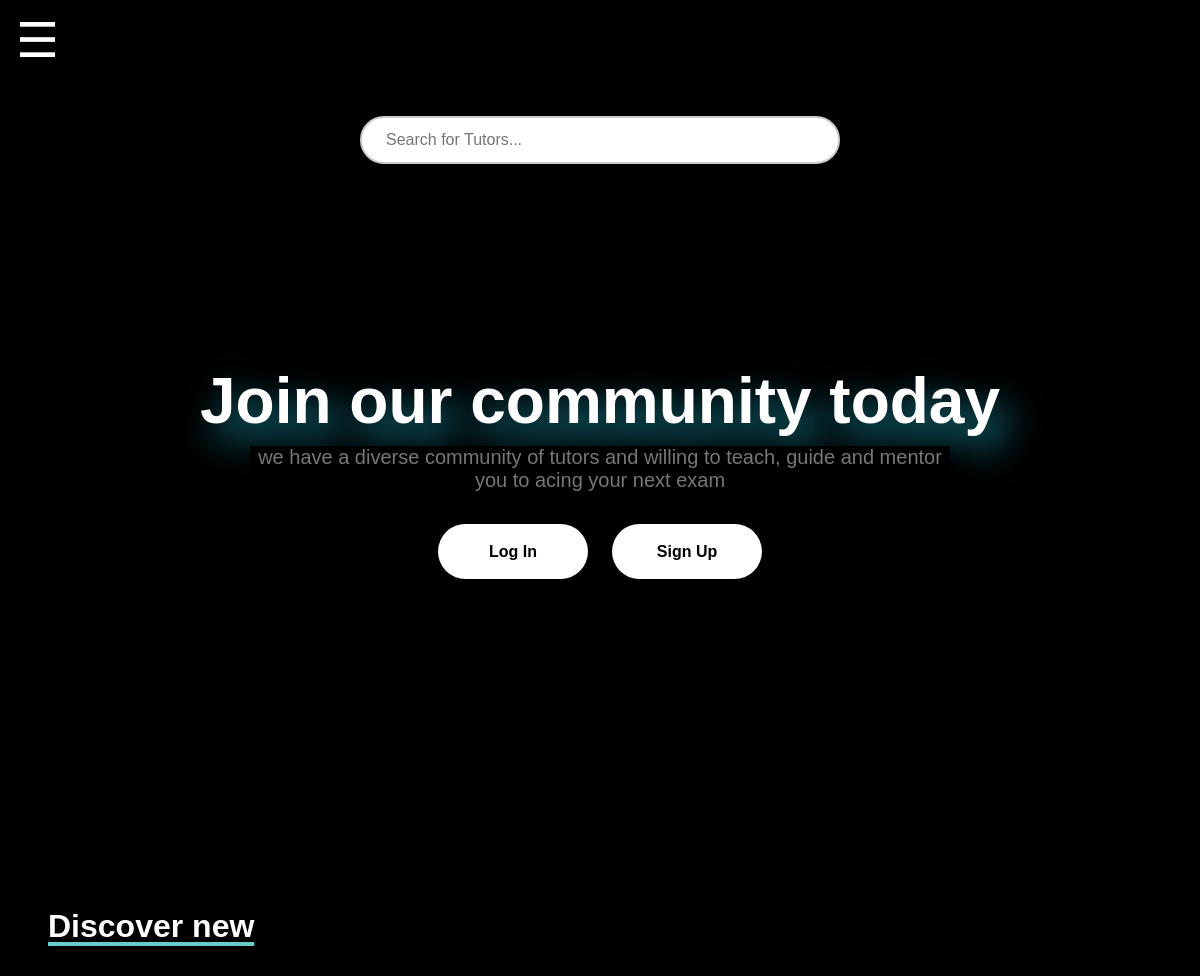
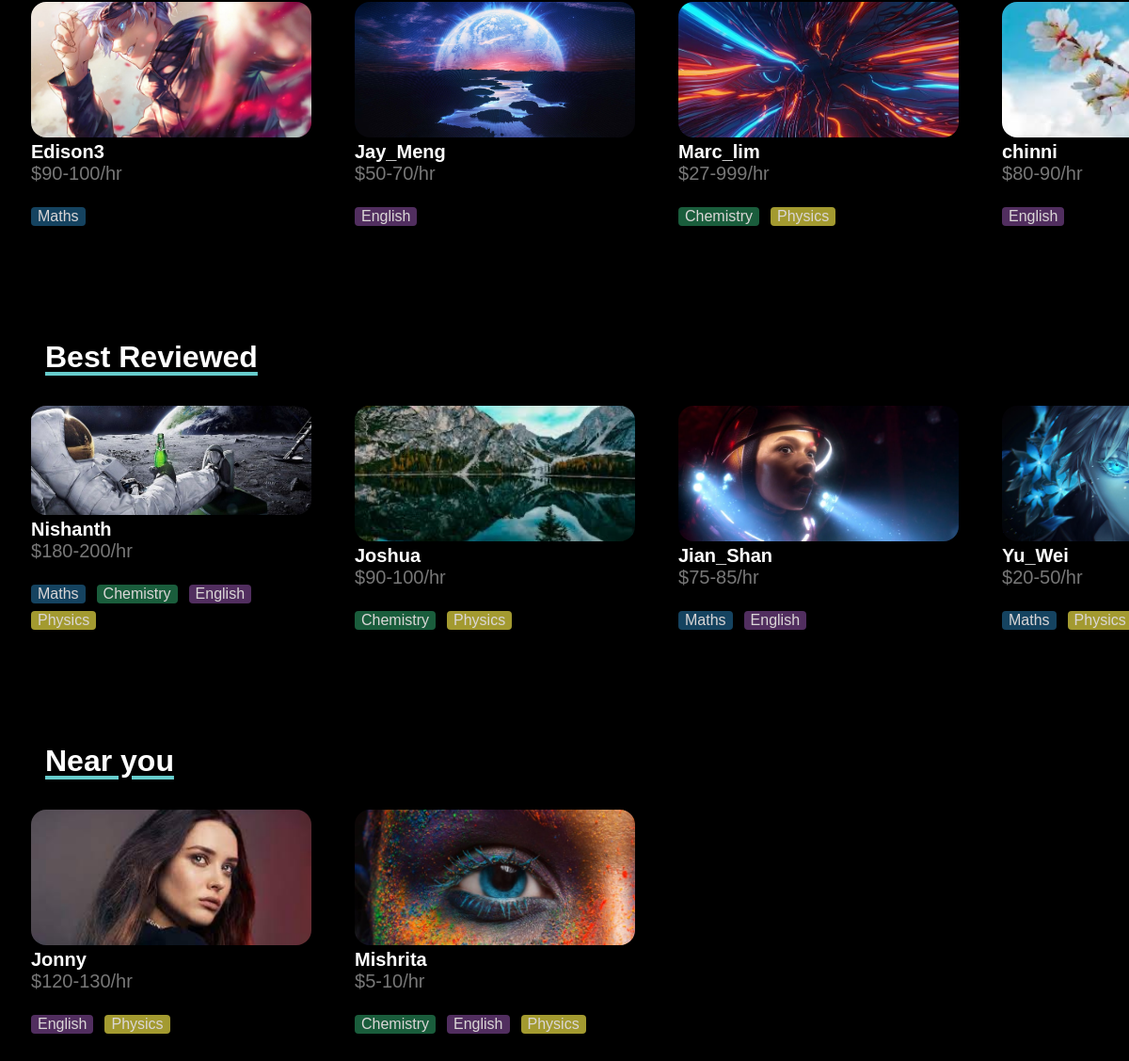
The page /tutionmatee/ on the database its author committed (2 pictures, top to bottom).
### tutionmatee/models.py (models this page shows, shortened)
class teacher(models.Model):
    user = models.OneToOneField(User, on_delete=models.CASCADE)
    subjects = models.ManyToManyField(subjects, related_name="subjects")
    min_rate = models.BigIntegerField(
        null=True, blank=True,
        validators=[MinValueValidator(0), MaxValueValidator(5000)]  # Min value 0, Max value 5000
    )
    max_rate = models.IntegerField(
        null=True, blank=True,
        validators=[MinValueValidator(0), MaxValueValidator(10000)]  # Min value 0, Max value 10000
    )
    image = models.ImageField(upload_to='images/', blank=True)  # images/ is the subfolder in MEDIA_ROOT
    password = models.CharField(max_length=100, blank=True)
    phone_number = models.CharField(max_length=8, blank=True, null= True)

class subjects(models.Model):
    type = models.CharField(max_length=100)

### tutionmatee/views.py (the view)
# urls.py: path("", views.homepage, name="homepage"),
def homepage(request):
    teachers_ = list(teacher.objects.all().order_by('?').distinct())
    first_four = teachers_[:4]
    second_four = teachers_[4:8]
    third_four = teachers_ [8:12]
    teachers = {
        "first_four":first_four ,
        "second_four" : second_four ,
        "third_four":third_four
    }
    if request.method == 'POST':
        search = request.POST.get('homepage-search-bar', '').strip()
        if search:
            matching_teachers = teacher.objects.filter(
                user__username__icontains=search
            )
            non_matching_teachers = teacher.objects.exclude(
                user__username__icontains=search
            ).order_by('?')
            teachers = list(matching_teachers) + list(non_matching_teachers)
            return render(request, 'newdiscover.html', {
                "teachers": teachers,
                "search":search
            })
    else:
        return render(request, 'homepage.html',
                {"teachers": teachers
                    })

### tutionmatee/templates/homepage.html (shortened to what this page needs)
{% load static %}
<!DOCTYPE html>
<html lang="en">
<head>
  <link rel="stylesheet" href="{% static 'css/homepage.css' %}">
</head>
<body>
  <div style="display: flex; justify-content: space-between;">
  <span class="menu" id="menu">
    &#9776;
  </span>
  <span style="  padding-top: 30px;
   padding-right: 20px; align-items: center; font-size: larger; font-weight: bolder;">
  </span>
</div>
  <div class="intro">
    <form method="POST">
    <input type="text" placeholder="Search for Tutors..." class="search-bar" id="homepage-search-bar" name="homepage-search-bar" required>
    </form>
    <h1 id="intro-heading">Join our community today</h1>
    <p id="intro-para">we have a diverse community of tutors and willing to teach, guide and mentor you to acing your next exam</p>
    <div class="btns">
      <a href="{% url 'tutionmate:login1' %}"><button  class="btn login">Log In</button></a>
      <a href="{% url 'tutionmate:loginpage' %}"><button class="btn signup">Sign Up</button></a>
    </div>
  </div>
  <h2 class="teacher-class">Discover new</h2>
  <div class="teacher-row">
    {% for teacher in teachers.first_four %}
    <a href="{% url 'tutionmate:profile2' teacher.user.username %}">
    <div class="teacher-card">
      <div class="teacher-img"><img src="{{ teacher.image.url }}" alt="Cute Dog" /></div>
      <div class='teacher-info'>
        <p id="teacher_name">{{ teacher.user.username }}</p>
        <p id="teacher_rate">${{teacher.min_rate}}-{{teacher.max_rate}}/hr</p>
        <div class="subjects">
        {% for subject in teacher.subjects.all %}
          <p class="subject {{subject.type}}">{{subject.type}}</p>
        {% endfor %}
        </div>
      </div>
    </div></a>
    {% endfor %}
  </div>
  <h2 class="teacher-class">Best Reviewed</h2>
  <div class="teacher-row">
    {% for teacher in teachers.second_four %}
    <a href="{% url 'tutionmate:profile2' teacher.user.username %}">
    <div class="teacher-card">
      <div class="teacher-img"><img src="{{ teacher.image.url }}" alt="Cute Dog" /></div>
      <div class='teacher-info'>
        <p id="teacher_name">{{ teacher.user.username }}</p>
        <p id="teacher_rate">${{teacher.min_rate}}-{{teacher.max_rate}}/hr</p>
        <div class="subjects">
        {% for subject in teacher.subjects.all %}
          <p class="subject {{subject.type}}">{{subject.type}}</p>
        {% endfor %}
        </div>
      </div>
    </div></a>
  {% endfor %}
  </div>
  <h2 class="teacher-class">Near you</h2>
  <div class="teacher-row">
    {% for teacher in teachers.third_four %}
    <a href="{% url 'tutionmate:profile2' teacher.user.username %}">
    <div class="teacher-card">
      <div class="teacher-img"><img src="{{ teacher.image.url }}" alt="Cute Dog" /></div>
      <div class='teacher-info'>
        <p id="teacher_name">{{ teacher.user.username }}</p>
        <p id="teacher_rate">${{teacher.min_rate}}-{{teacher.max_rate}}/hr</p>
        <div class="subjects">
        {% for subject in teacher.subjects.all %}
          <p class="subject {{subject.type}}">{{subject.type}}</p>
        {% endfor %}
        </div>
      </div>
    </div></a>
  {% endfor %}
  </div>
</body>
</html>

### tutionmatee/static/css/homepage.css (style rules this page uses)
* { margin: 0; padding: 0; box-sizing: border-box; background-color: black; font-family: Arial, sans-serif }
a { color: inherit; text-decoration: inherit; font: inherit; }
:root { --font-size-sm: 0.875rem; --font-size-md: 1rem; --font-size-lg: 1.25rem; --font-size-xl: 1.5rem; --space-1: 0.25rem; --space-2: 0.5rem; --space-3: 0.75rem; --space-4: 1rem; --space-5: 1.5rem; --space-6: 2rem; --space-7: 3rem; --space-8: 4rem; --gradient-bg: linear-gradient(45deg, #222, #333); --color-pri: white; --color-sec: #aaa }
.teacher-card { height: 10vw; width: 20vw; border: 1px solid black; }
.intro { width: 100%; display: flex; flex-direction: column; align-items: center; border-bottom: 0.25px grey; height: 105vh; }
.search-bar { width: 60vh; max-width: 70vw; height: 6vh; font-size: 2vh; padding-left: 2vw; border: 2px solid #ccc; border-radius: 50px; background-color: white; color: #333; margin-top: 6vh; }
h1 { color: white; font: arial; }
p { color:#777; font: arial; font-size: 1.25rem; }
#intro-heading { margin-top:25vh; font-size: 4rem ; text-align: center; font-weight: 900; text-shadow: 10px 16px 35px rgba(30,158,179,1); max-width:90vw; }
#intro-para { text-align: center; width: 85%; max-width: 700px; margin-top: var(--space-2); }
.teacher-class { font-size: 2rem; color: white; width: fit-content; margin-left: var(--space-7); text-decoration: underline; text-decoration-color: #66cccc; text-underline-offset: 5px; text-decoration-thickness: 4px; font-weight: bolder; margin-bottom: var(--space-6); }
.teacher-card { margin-left: var(--space-6); display: grid; grid-template-rows: 4fr 2fr; height: 20vw; width: 25vw; overflow: hidden; min-width: 250px; min-height: 200px; }
.teacher-img { overflow: hidden; border-radius: 1rem; }
.teacher-img img { width: 100%; height: 100%; object-fit: cover; }
#teacher_name { color: white; margin-top: var(--space-1); font-weight: bolder; }
.subjects { display: flex; margin-top: var(--space-4); flex-wrap: wrap; }
.subject { color: rgb(219, 215, 215); font-size: medium; margin-right: var(--space-3); padding: 1px 7px; border-radius: var(--space-1); margin-top: var(--space-2); }
.Maths { background-color: #154360; }
.Chemistry { background-color: #1A5D3C; }
.Physics { background-color: #a39a30; }
.English { background-color: #512E5F; }
.teacher-row { display: flex; gap: var(--space-3); overflow-x: auto; margin-bottom: 15vh; align-items: center; }
.menu { color: white; font-weight: 500; font-size: 3rem; margin-left: var(--space-4) ; margin-top: var(--space-3); padding: 0; height: fit-content; width: fit-content; }
.btns { display: flex; gap: var(--space-5); }
.btn { width: 20vw; max-width: 150px; height: 10vw; max-height: 55px; margin-top: var(--space-6); border-radius: 4vw; font-size: 1rem; font-weight: 600; background-color: white; transition: all 0.3s; border: transparent; color: black; }

### rows shown on the page
teacher: image (picture), user.username "Edison3", min_rate "90", max_rate "100"
subjects: type "Maths"
teacher: image (picture), user.username "Jay_Meng", min_rate "50", max_rate "70"
subjects: type "English"
teacher: image (picture), user.username "Marc_lim", min_rate "27", max_rate "999"
subjects: type "Chemistry"
subjects: type "Physics"
teacher: image (picture), user.username "chinni", min_rate "80", max_rate "90"
teacher: image (picture), user.username "Nishanth", min_rate "180", max_rate "200"
teacher: image (picture), user.username "Joshua", min_rate "90", max_rate "100"
teacher: image (picture), user.username "Jian_Shan", min_rate "75", max_rate "85"
teacher: image (picture), user.username "Yu_Wei", min_rate "20", max_rate "50"
teacher: image (picture), user.username "Jonny", min_rate "120", max_rate "130"
teacher: image (picture), user.username "Mishrita", min_rate "5", max_rate "10"
